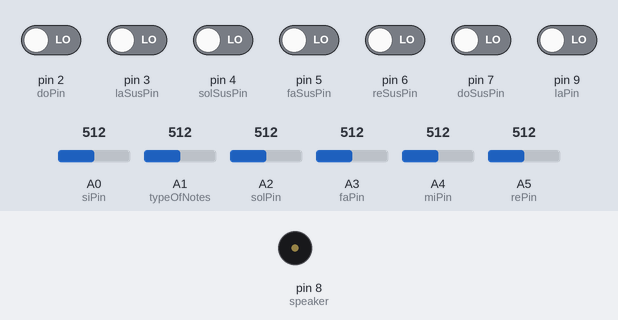
This sketch was run on a simulated Arduino Uno, built with avr-gcc and run on an emulated ATmega328P. Parts: buzzer (waves = sounding). Inputs (shaded band) come from the test bench; at power-on: pin 2 (doPin), pin 3 (laSusPin), pin 4 (solSusPin), pin 5 (faSusPin), pin 6 (reSusPin), pin 7 (doSusPin), pin 9 (laPin) LOW, A1 (typeOfNotes) = 512, A0 (siPin) = 512, A2 (solPin) = 512, A3 (faPin) = 512, A4 (miPin) = 512, A5 (rePin) = 512. What the sketch prints to the serial monitor is not drawn.

Above: at 1.2 s.
1.3 s: A1 (typeOfNotes) set to 485
At 1.6 s:
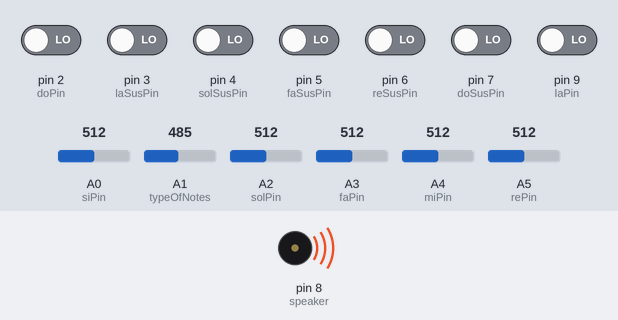
4.3 s: A1 (typeOfNotes) set to 510
At 5.3 s:
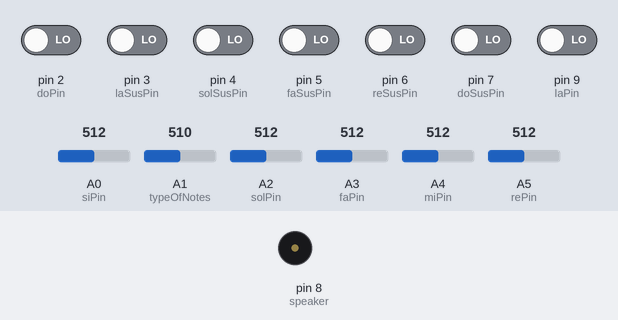
5.9 s: A0 (siPin) set to 596
7.4 s: A0 (siPin) set to 625
Timing chart, 0 to 10.4 s (numbered marks = the images above; inputs shaded):
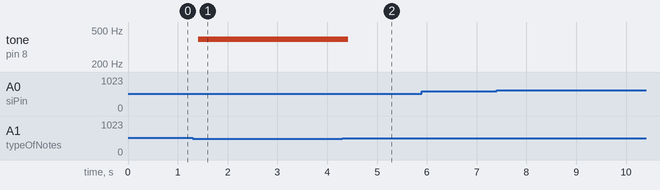

Measured:
- the behaviour switches between 501 and 500 on A1 (typeOfNotes) (found by bisection; images 0 and 1)
- after the input at 1.3 s, tone on pin 8 (speaker): silent → 392 Hz after 0.11 s
- after the input at 4.3 s, tone on pin 8 (speaker): 392 Hz → silent after 0.12 s
- after the input at 5.9 s, every drawn part: stays the same
- after the input at 7.4 s, every drawn part: stays the same

The sketch:

sketch_feb24a.ino
```cpp
int doPin = 2;
int rePin = A5;
int miPin = A4;
int faPin = A3;
int solPin = A2;
int laPin = 9;
int siPin = A0;
int doSusPin = 7;
int reSusPin = 6;
int faSusPin = 5;
int solSusPin = 4;
int laSusPin = 3;
int siFirstRead;
int dor, re, mi, fa, sol, la, si, doSus, reSus, faSus, laSus, solSus;
int speaker = 8;
int typeOfNotes = A1;

// pentru difuzor
#define NOTE_DO 262
#define NOTE_RE 294
#define NOTE_MI 330
#define NOTE_FA 349
#define NOTE_SOL 392
#define NOTE_LA 440
#define NOTE_SI 493


void setup() {
  pinMode(speaker, OUTPUT);
  Serial.begin(9600);
  siFirstRead= analogRead(siPin); // senzorul pentru nota si nu are mereu valori exacte. ma folosesc de aceasta variabila pentru a imi putea da seama cand e apasat sau nu
  //Serial.println(siFirstRead);
}

void loop() {
  int val = analogRead(typeOfNotes);
  dor = digitalRead(doPin);
  re = analogRead(rePin);
  mi = analogRead(miPin);
  fa = analogRead(faPin);
  sol = analogRead(solPin);
  la = digitalRead(laPin);
  si = analogRead(siPin);
  doSus = digitalRead(doSusPin);
  reSus = digitalRead(reSusPin);
  faSus = digitalRead(faSusPin);
  solSus = digitalRead(solSusPin);
  laSus= digitalRead(laSusPin);
 // Serial.println(re);
  //   Serial.println(val);
  if( val > 500) { // ma conectez la processing
    if(dor == 1) {
    Serial.println("do");
    }
  if(re > 400) {
    Serial.println("re");
    }
  if(mi > 400) {
    Serial.println("mi");
  }
  if(fa > 400) {
    Serial.println("fa");
  }
  if(sol > 400) {
    Serial.println("sol");
  }
  if(la == 1) {
    Serial.println("la");
  }
  if(si > siFirstRead+100 ) {
    Serial.println("si");
  }
  // senzorii nu functioneaza
  if(doSus ==1) {
    Serial.println("doSus");
  }
  /*
  if(reSus ==1) {
    Serial.println("reSus");
  }*/

  if(faSus == 1) {
    Serial.println("faSus");
  }
  if(solSus == 1) {
    Serial.println("solSus");
  }
  if(laSus == 1) {
    Serial.println("laSus");
  }
  delay(200);
  }
  else { // folosesc difuzoarele
    if(dor == 1) {
      tone(speaker, NOTE_DO);
    }
    if(re > 400) {
      tone(speaker, NOTE_RE);
    }
    if(mi > 400) {
      tone(speaker, NOTE_MI);
    }
    if(fa > 400) {
      tone(speaker, NOTE_FA);
    }
    if(sol > 400) {
      tone(speaker, NOTE_SOL);
    }
    if(la == 1) {
      tone(speaker, NOTE_LA);
    }
    if(si > siFirstRead + 100 ) {
      tone(speaker, NOTE_SI);
    }
     if(doSus == 1) {
    tone(speaker, NOTE_DO, 300);
  }
  /*
  if(reSus == 1) {
    Serial.println("reSus");
 }
  */
    if(faSus == 1) {
      tone(speaker, NOTE_FA, 300);
    }
    if(solSus == 1) {
      tone(speaker, NOTE_SOL, 300);
    }
    if(laSus == 1) {
      tone(speaker, NOTE_LA, 300);
    }
    delay(200);
    noTone(speaker);
  }
}
```
